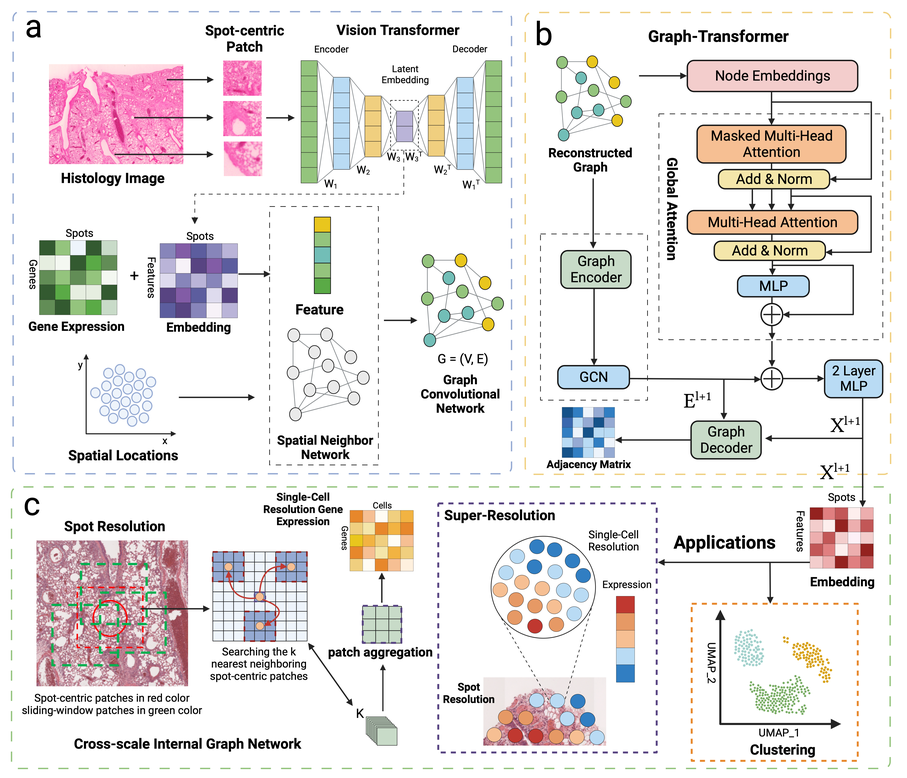
#> input picture TransformerST-new.png, 907 x 778 px, shrunk from 4200 x 3600 before the run
$ python -i contour_util.py   (imports and definitions only)
#> lines starting #> are read from the running program, lines starting #| are printed output that depends on the picture; after the words box and inside, x2 and y2 are one past the last pixel; in counts of white or black regions, pixels touching at a corner belong together
#> further down, picture is the input picture: shape (778, 907, 3); mean B, G, R 228.4, 229, 233.3
import pandas as pd
import numpy as np
import cv2
# [50 lines left out: function scan_contour, not called in this run]

def cv2_detect_contour(img,
	CANNY_THRESH_1 = 100,
	CANNY_THRESH_2 = 200,
	apertureSize=5,
	L2gradient = True,
	all_cnt_info=False):
	"""
 	 Utilizes OpenCV's capabilities to detect contours in an image.
   	It first converts the image to grayscale (if necessary) and applies Canny edge detection to find edges in the image.
  	"""
#> called with CANNY_THRESH_1 = 100, CANNY_THRESH_2 = 200, apertureSize = 5, L2gradient = True, all_cnt_info = False
	if len(img.shape)==3:
		gray = cv2.cvtColor(img,cv2.COLOR_BGR2GRAY)
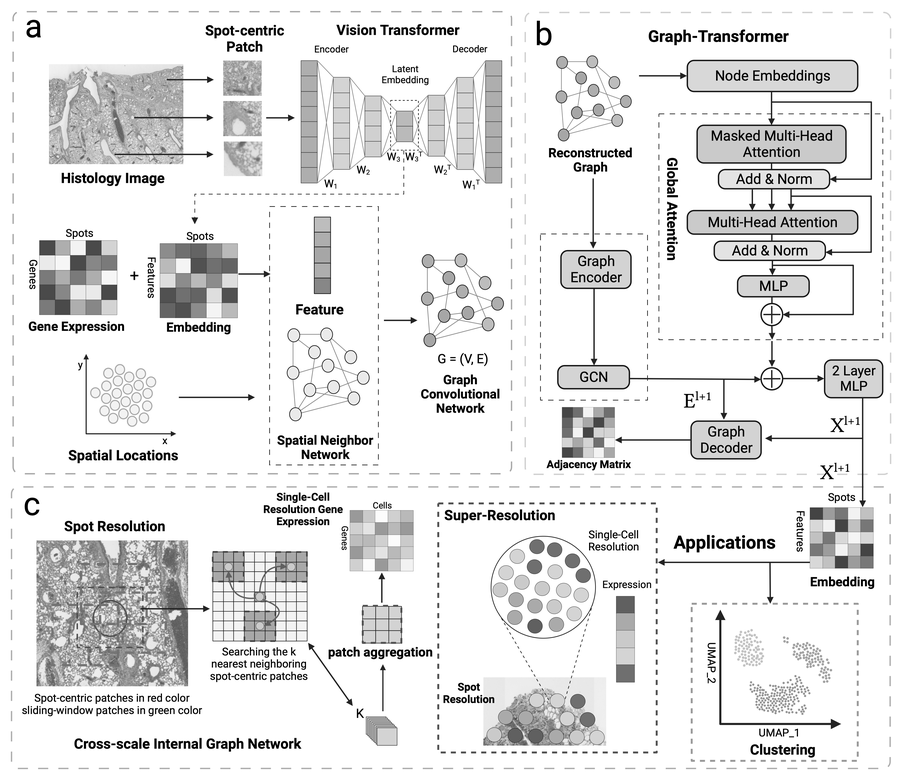
#> gray: shape (778, 907); min 0, max 255, mean 230.2
	elif len(img.shape)==2:
		gray=(img*((1, 255)[np.max(img)<=1])).astype(np.uint8)
	else:
		print("Image format error!")
	edges = cv2.Canny(gray, CANNY_THRESH_1, CANNY_THRESH_2,apertureSize = apertureSize, L2gradient = L2gradient)
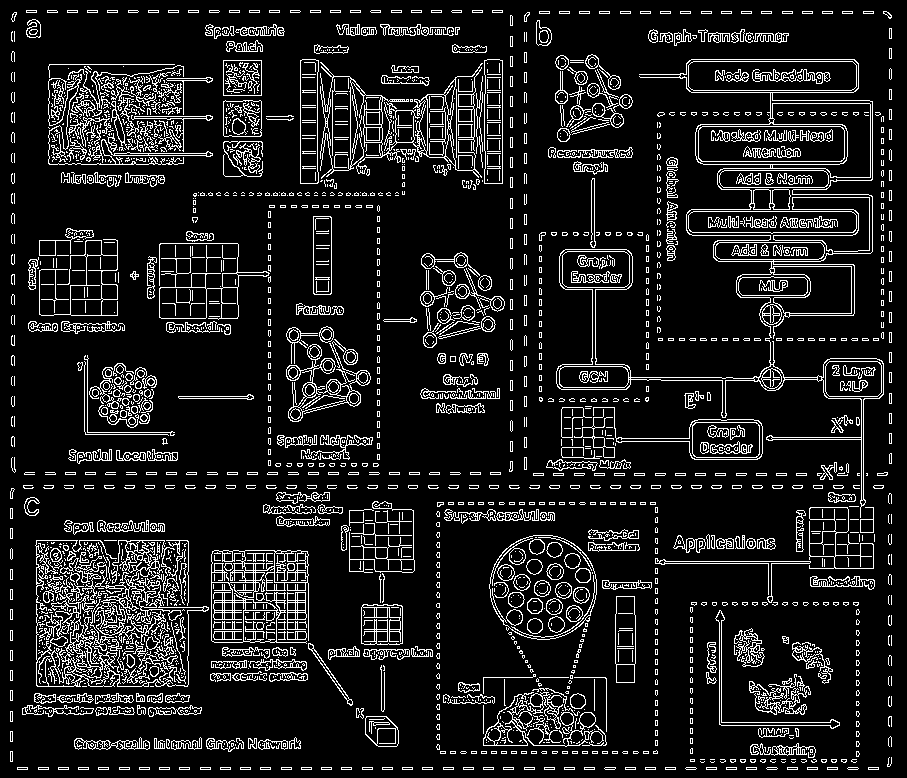
#> edges: shape (778, 907); 11.5% white in thin lines or dots
	edges = cv2.dilate(edges, None)
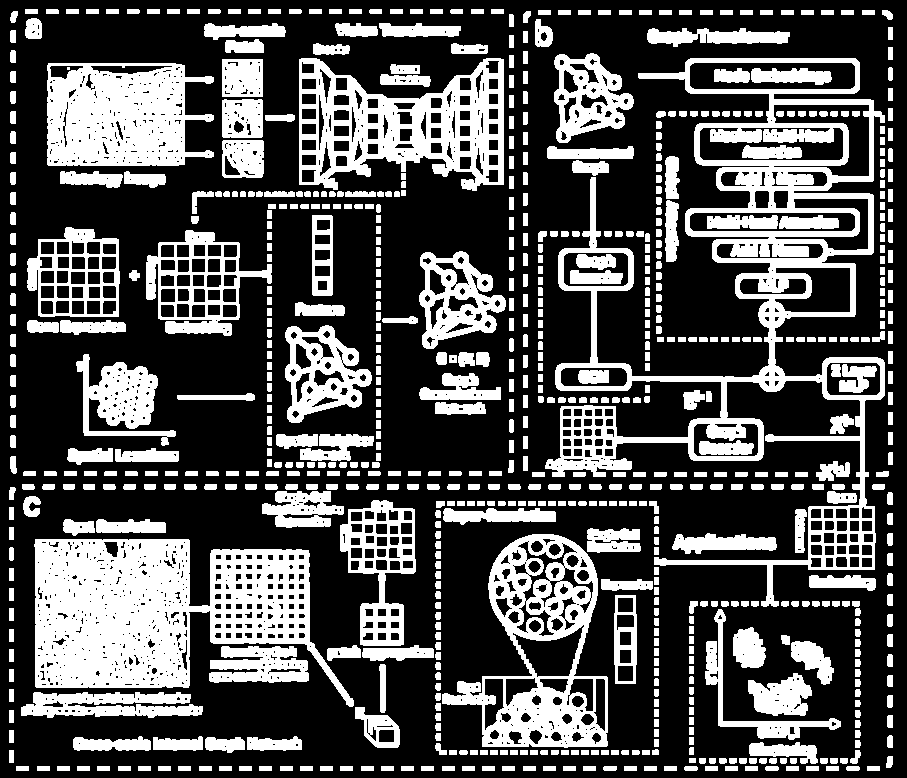
#> edges: shape (778, 907); 32% white; 735 white regions (1 under 20 px), largest, box (x1, y1, x2, y2) and area: (545, 58, 885, 607) 33371, (34, 539, 354, 707) 30004, (299, 58, 504, 191) 13513
	edges = cv2.erode(edges, None)
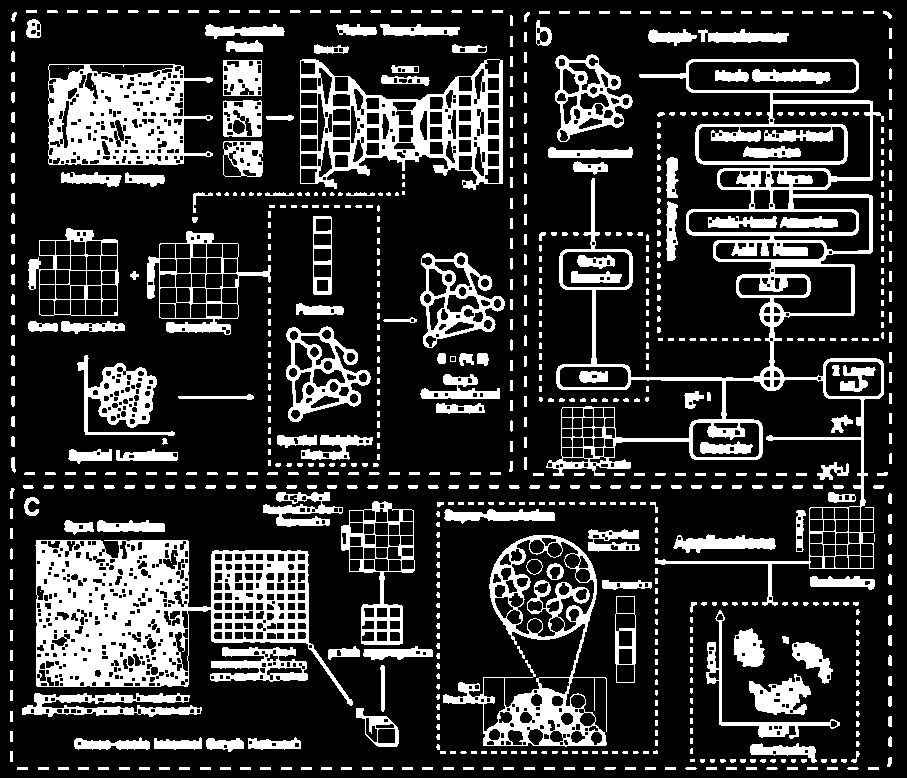
#> edges: shape (778, 907); 20.8% white; 747 white regions (233 under 20 px)
	cnt_info = []
	cnts, _ = cv2.findContours(edges, cv2.RETR_LIST, cv2.CHAIN_APPROX_NONE)
#> cnts = 1936 contours, 813 with area under 20; largest, box (x1, y1, x2, y2) and area: (546, 59, 884, 606) 54378, (35, 540, 353, 706) 31054, (300, 59, 503, 190) 17862, (443, 535, 607, 747) 15851, (48, 64, 213, 165) 13630
	for c in cnts:
		cnt_info.append((c,cv2.isContourConvex(c),cv2.contourArea(c),))
#> after the loop, cnt_info = 1936 items
	cnt_info = sorted(cnt_info, key=lambda c: c[2], reverse=True)
	cnt=cnt_info[0][0]
#> cnt = contour of 5156 points, box (x1, y1, x2, y2) (546, 59, 884, 606), area 54378
	if all_cnt_info:
		return cnt_info
	else:
		return cnt


# [25 lines left out: functions cut_contour_boundary, scale_contour, not called in this run]

>>> import cv2
>>> picture = cv2.imread('../../TransformerST-new.png')
>>> result = cv2_detect_contour(picture)
#> result has the same summary as cnt in cv2_detect_contour

$ run again, on framework.png
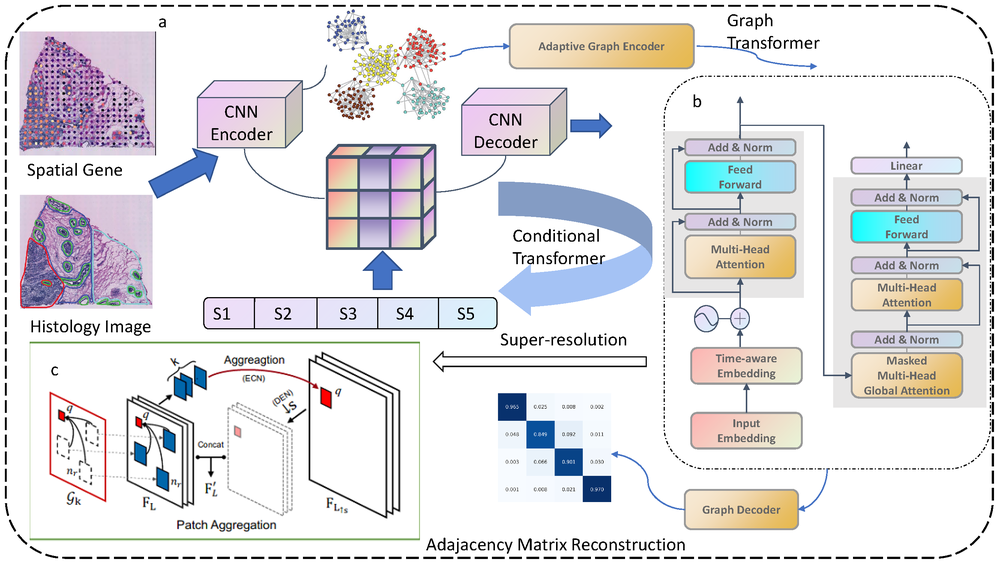
#> input picture framework.png, 1000 x 562 px, shrunk from 2667 x 1500 before the run
#> picture is the input picture: shape (562, 1000, 3); mean B, G, R 227.8, 225.4, 226.4
#> in cv2_detect_contour, `edges = cv2.Canny(gray, CANNY_THRESH_1, CANNY_THRESH_2,apertureSize = ..`:
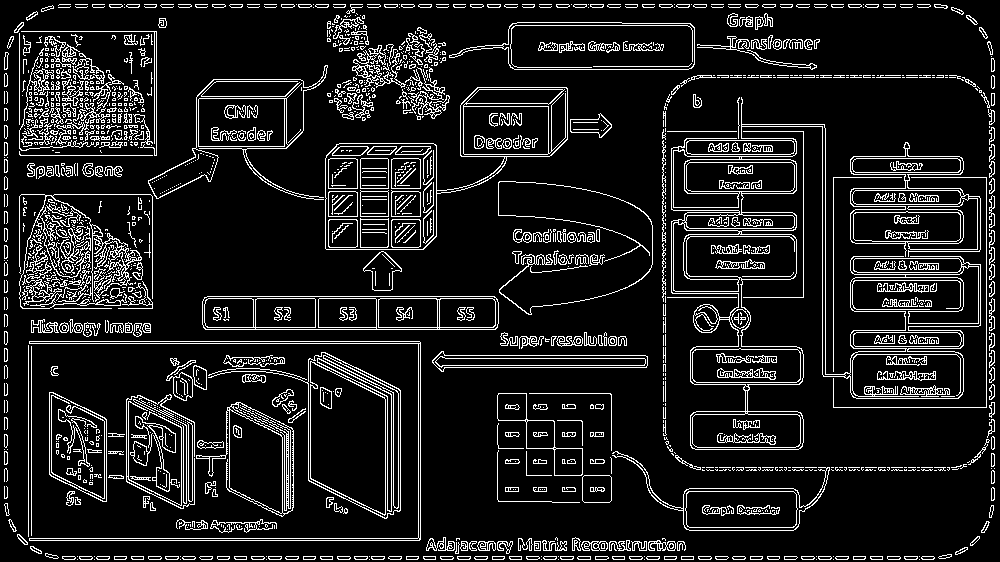
#> edges: shape (562, 1000); 11.6% white in thin lines or dots
#> in cv2_detect_contour, `edges = cv2.erode(edges, None)`:
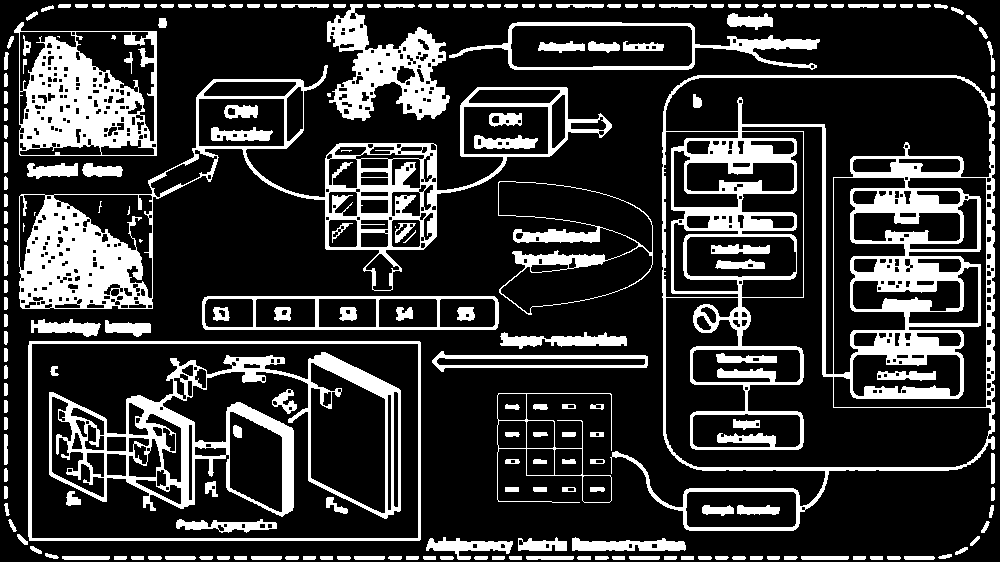
#> edges: shape (562, 1000); 21.5% white; 204 white regions (10 under 20 px)
#> cnts = 766 contours, 268 with area under 20; largest, box (x1, y1, x2, y2) and area: (610, 75, 995, 531) 134242, (28, 341, 421, 541) 78000, (31, 343, 419, 539) 75463, (19, 65, 612, 309) 44456, (49, 352, 401, 519) 33029
#> after the loop in cv2_detect_contour, `for c in cnts:`: cnt_info = 766 items
#> cnt = contour of 2025 points, box (x1, y1, x2, y2) (610, 75, 995, 531), area 134242
#> result has the same summary as cnt in cv2_detect_contour
